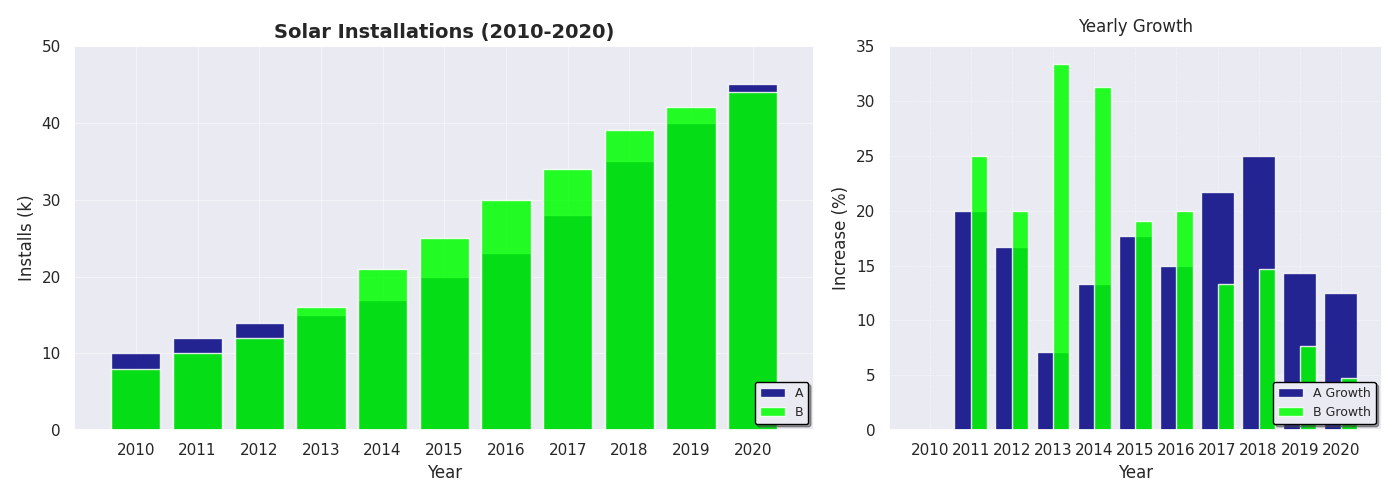

Generate this figure with Python:
import numpy as np
import matplotlib.pyplot as plt

years = np.arange(2010, 2021)

installations_state_a = np.array([10, 12, 14, 15, 17, 20, 23, 28, 35, 40, 45])
installations_state_b = np.array([8, 10, 12, 16, 21, 25, 30, 34, 39, 42, 44])

def calc_percentage_increase(data):
    return np.array([0] + [((data[i] - data[i-1]) / data[i-1]) * 100 for i in range(1, len(data))])

pct_increase_a = calc_percentage_increase(installations_state_a)
pct_increase_b = calc_percentage_increase(installations_state_b)

sorted_indices_a = np.argsort(installations_state_a)
sorted_indices_b = np.argsort(installations_state_b)

sorted_years_a = years[sorted_indices_a]
sorted_years_b = years[sorted_indices_b]

sorted_installations_a = installations_state_a[sorted_indices_a]
sorted_installations_b = installations_state_b[sorted_indices_b]

sorted_pct_increase_a = pct_increase_a[sorted_indices_a]
sorted_pct_increase_b = pct_increase_b[sorted_indices_b]

fig, ax = plt.subplots(1, 2, figsize=(14, 5), gridspec_kw={'width_ratios': [3, 2]})

# Left subplot: Installations
ax[0].bar(sorted_years_a, sorted_installations_a, label='A', color='navy', alpha=0.85)
ax[0].bar(sorted_years_b, sorted_installations_b, label='B', color='lime', alpha=0.85)

ax[0].set_title("Solar Installations (2010-2020)", fontsize=14, weight='bold')
ax[0].set_xlabel("Year", fontsize=12)
ax[0].set_ylabel("Installs (k)", fontsize=12)
ax[0].set_xticks(years)
ax[0].set_xlim(2009, 2021)
ax[0].set_ylim(0, 50)
ax[0].grid(True, linestyle='-', linewidth=0.7, alpha=0.5)
ax[0].legend(title_fontsize='11', fontsize='9', loc='lower right', shadow=True, edgecolor='black')

# Right subplot: Yearly Growth
ax[1].bar(sorted_years_a, sorted_pct_increase_a, label='A Growth', color='navy', alpha=0.85)
ax[1].bar(sorted_years_b + 0.2, sorted_pct_increase_b, width=0.4, label='B Growth', color='lime', alpha=0.85)

ax[1].set_title("Yearly Growth", fontsize=12, pad=10)
ax[1].set_xlabel("Year", fontsize=12)
ax[1].set_ylabel("Increase (%)", fontsize=12)
ax[1].set_xticks(years)
ax[1].set_xlim(2009, 2021)
ax[1].grid(True, linestyle=':', linewidth=0.7, alpha=0.7)
ax[1].legend(title_fontsize='11', fontsize='9', loc='lower right', shadow=True, edgecolor='black')

plt.tight_layout()
plt.show()
